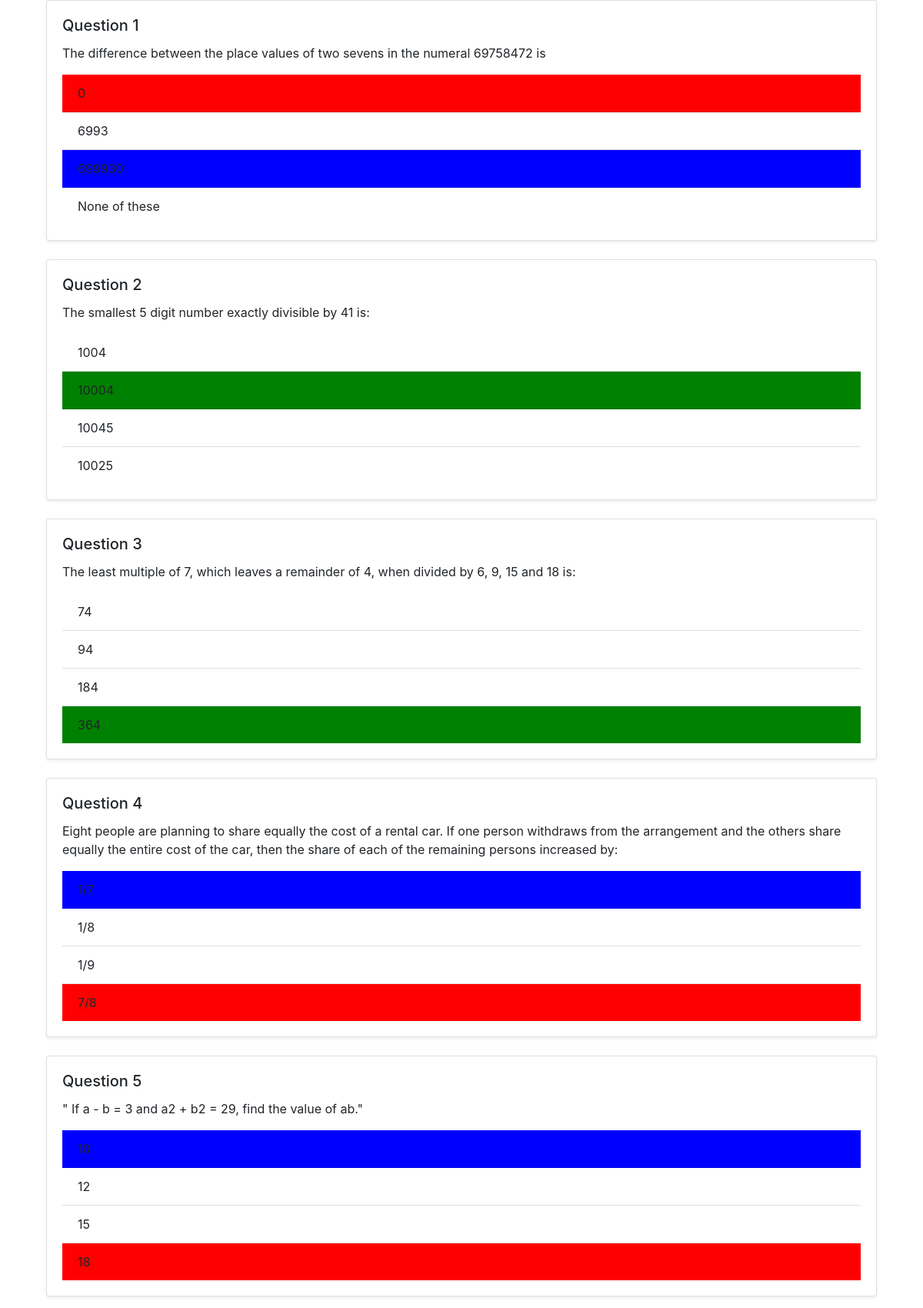
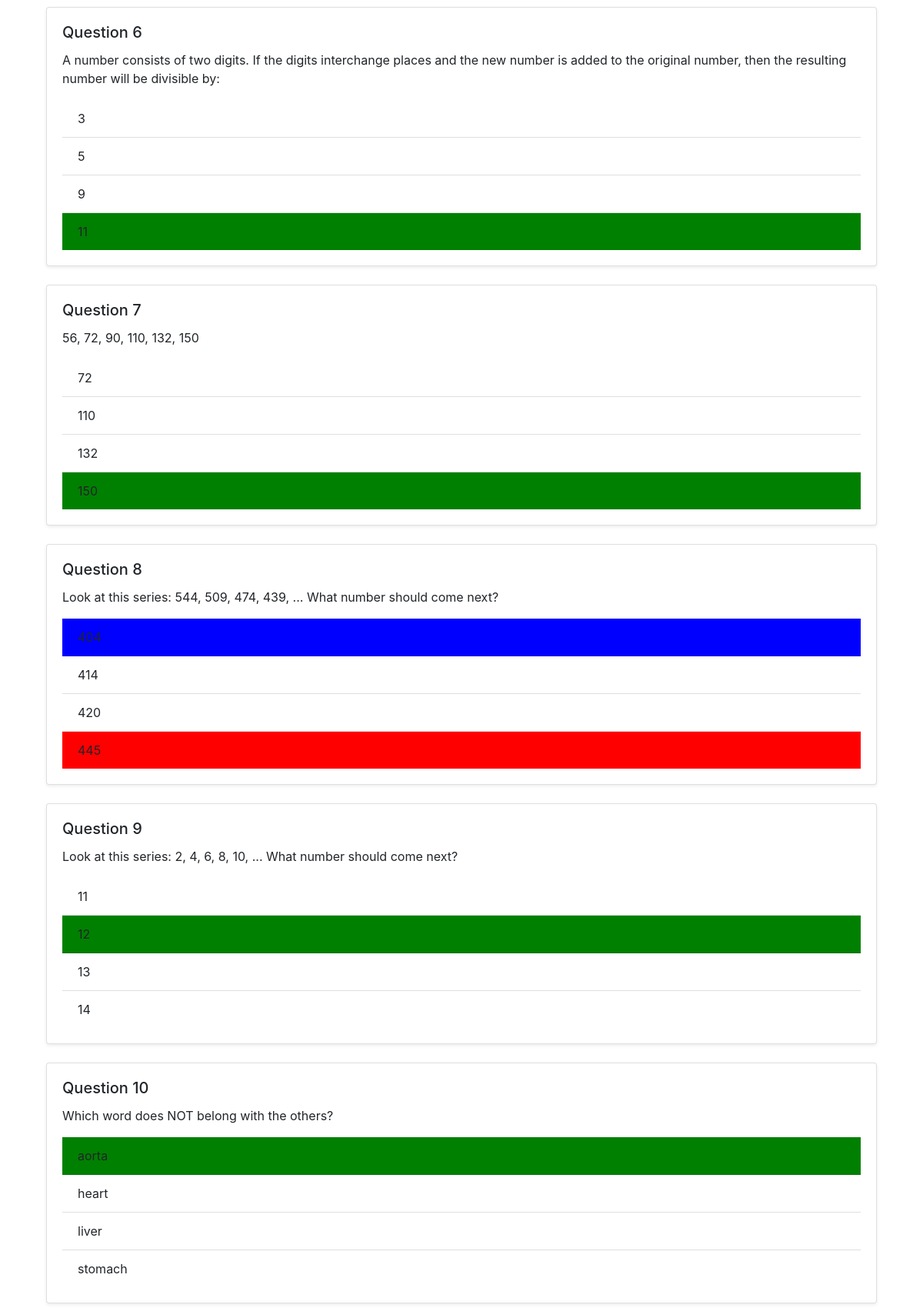
The page /User/TestQuestions/57 (upper part) on the database its author committed (2 pictures, top to bottom).
### User/models.py (models this page shows)
class tbl_test_question(models.Model):
    test_question_id = models.AutoField(primary_key=True)
    test_question_answer=models.CharField(max_length=100)
    question_id=models.ForeignKey(tbl_question,on_delete=models.CASCADE)
    test_id=models.ForeignKey(tbl_test,on_delete=models.CASCADE)
    test_question_score=models.CharField(max_length=100)

### Master/models.py (models this page shows)
class tbl_question(models.Model):
    question_id = models.AutoField(primary_key=True)
    question_content=models.CharField(max_length=500)
    question_score=models.IntegerField()
    option_1=models.CharField(max_length=500)
    option_2=models.CharField(max_length=500)
    option_3=models.CharField(max_length=500)
    option_4=models.CharField(max_length=500)
    answer=models.CharField(max_length=500)
    category_id=models.ForeignKey(tbl_category,on_delete=models.CASCADE)
    answer_key=models.CharField(max_length=500)

### User/views.py (the view)
# urls.py: path('TestQuestions/<int:tid>', views.TestQuestions,name='TestQuestions'),
def TestQuestions(request, tid):
    attended_questions = tbl_test_question.objects.filter(test_id=tid)
    return render(request, 'User/TestQuestions.html', {'Questions': attended_questions})

### User/Templates/User/TestQuestions.html (shortened to what this page needs)
<!DOCTYPE html>
<html lang="en">
<head>
    <link
      href="https://stackpath.bootstrapcdn.com/bootstrap/4.5.2/css/bootstrap.min.css"
      rel="stylesheet"
    />
</head>
<body>
    <div class="container">
        <form method="POST" >
            {% for question in Questions %}
            <div class="col-md-12 mb-4">
                <div class="card shadow-sm">
                    <div class="card-body">
                        <h5 class="card-title">Question {{ forloop.counter }}</h5>
                        <p class="card-text">{{ question.question_id.question_content }}</p>
                        <ul class="list-group list-group-flush">
                            <li class="list-group-item
                            {% if question.question_id.answer == question.test_question_answer and question.question_id.answer == question.question_id.option_1 %}
                                green
                            {% elif question.question_id.option_1 == question.test_question_answer %}
                                red
                            {% elif question.question_id.option_1 == question.question_id.answer %}
                                blue
                            {% endif %}
                            " >{{ question.question_id.option_1 }}</li>
                            <li class="list-group-item
                            {% if question.question_id.answer == question.test_question_answer and question.question_id.answer == question.question_id.option_2 %}
                                green
                            {% elif question.question_id.option_2 == question.test_question_answer %}
                                red
                            {% elif question.question_id.option_2 == question.question_id.answer %}
                                blue
                            {% endif %}
                            " >{{ question.question_id.option_2 }} </li>
                            <li class="list-group-item
                            {% if question.question_id.answer == question.test_question_answer and question.question_id.answer == question.question_id.option_3 %}
                                green
                            {% elif question.question_id.option_3 == question.test_question_answer %}
                                red
                            {% elif question.question_id.option_3 == question.question_id.answer %}
                                blue
                            {% endif %}
                            " >{{ question.question_id.option_3 }} </li>
                            <li class="list-group-item
                            {% if question.question_id.answer == question.test_question_answer and question.question_id.answer == question.question_id.option_4 %}
                                green
                            {% elif question.question_id.option_4 == question.test_question_answer %}
                                red
                            {% elif question.question_id.option_4 == question.question_id.answer %}
                                blue
                            {% endif %}
                            " >{{ question.question_id.option_4 }} </li>
                        </ul>
                    </div>
                </div>
            </div>
            {% endfor %}
        </form>
    </div>
</body>
</html>

### User/Templates/User/TestQuestions.html (style rules this page uses)
.green { background-color: green; }
.red { background-color: red; }
.blue { background-color: blue; }

### rows shown on the page
tbl_test_question: question_id.question_content "The difference between the place values of two sevens in the numeral 69758472 is", question_id.option_1 "0", question_id.option_2 "6993", question_id.option_4 "None of these"
tbl_test_question: question_id.question_content "The smallest 5 digit number exactly divisible by 41 is:", question_id.option_1 "1004", question_id.option_2 "10004", question_id.option_3 "10045", question_id.option_4 "10025"
tbl_test_question: question_id.question_content "The least multiple of 7, which leaves a remainder of 4, when divided by 6, 9, 15 and 18 is:", question_id.option_1 "74", question_id.option_2 "94", question_id.option_3 "184", question_id.option_4 "364"
tbl_test_question: question_id.question_content "Eight people are planning to share equally the cost of a rental car. If one person withdraws from the arrangement and the others share equally the entire cost of the car, then the share of each of the remaining persons increased by:", question_id.option_2 "1/8", question_id.option_3 "1/9", question_id.option_4 "7/8"
tbl_test_question: question_id.question_content "\" If a - b = 3 and a2 + b2 = 29, find the value of ab.\"", question_id.option_2 "12", question_id.option_3 "15", question_id.option_4 "18"
tbl_test_question: question_id.question_content "A number consists of two digits. If the digits interchange places and the new number is added to the original number, then the resulting number will be divisible by:", question_id.option_1 "3", question_id.option_2 "5", question_id.option_3 "9", question_id.option_4 "11"
tbl_test_question: question_id.question_content "56, 72, 90, 110, 132, 150", question_id.option_1 "72", question_id.option_2 "110", question_id.option_3 "132", question_id.option_4 "150"
tbl_test_question: question_id.question_content "Look at this series: 544, 509, 474, 439, ... What number should come next?", question_id.option_2 "414", question_id.option_3 "420", question_id.option_4 "445"
tbl_test_question: question_id.question_content "Look at this series: 2, 4, 6, 8, 10, ... What number should come next?", question_id.option_1 "11", question_id.option_2 "12", question_id.option_3 "13", question_id.option_4 "14"
tbl_test_question: question_id.question_content "Which word does NOT belong with the others?", question_id.option_1 "aorta", question_id.option_2 "heart", question_id.option_3 "liver", question_id.option_4 "stomach"
